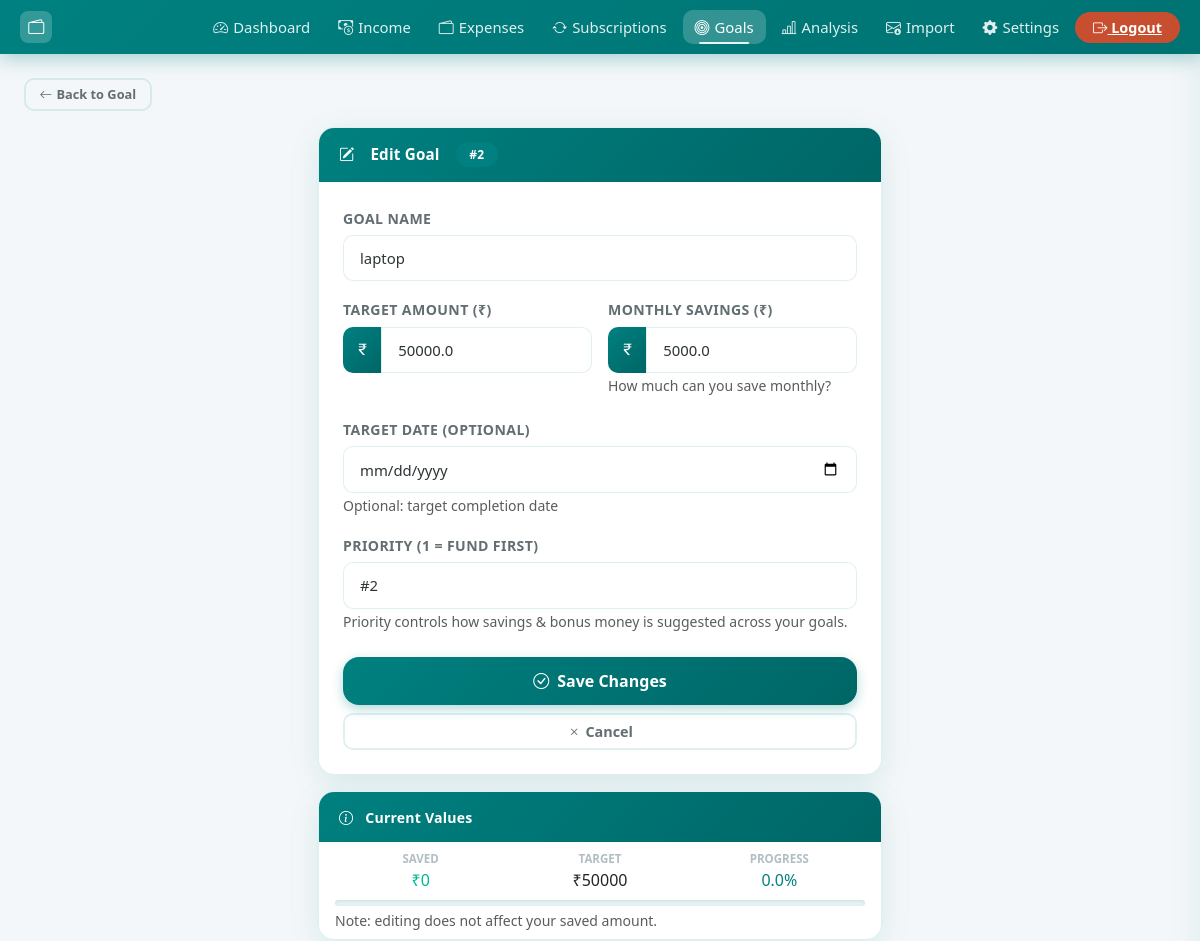
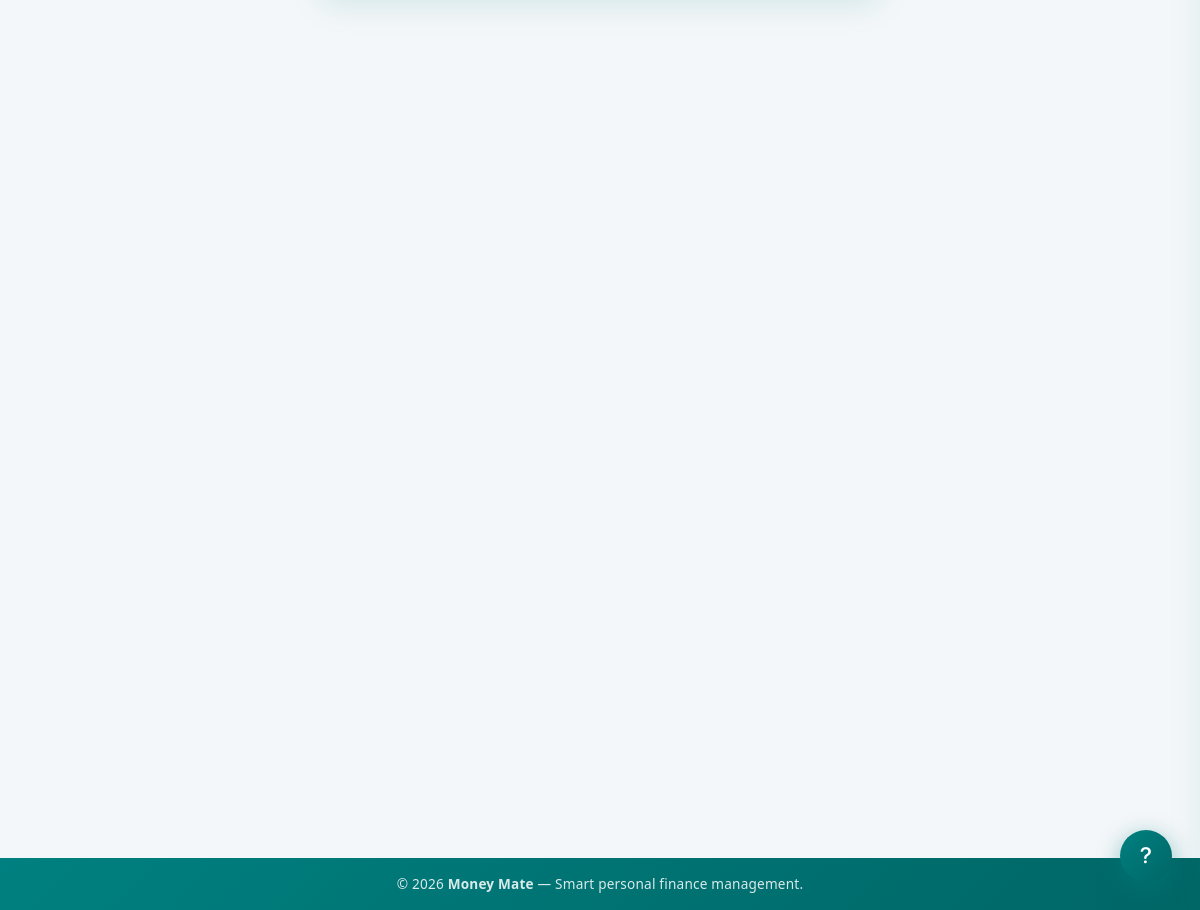
The page /goal/2/edit (signed in) on the database its author committed (2 pictures, top to bottom).
### models.py (models this page shows, shortened)
class Goal(db.Model):
    id = db.Column(db.Integer, primary_key=True)
    user_id = db.Column(db.Integer, db.ForeignKey('user.id'), nullable=False)
    name = db.Column(db.String(200), nullable=False)
    target_amount = db.Column(db.Float, nullable=False)
    saved_amount = db.Column(db.Float, default=0.0)
    monthly_savings = db.Column(db.Float, default=0.0)
    target_date = db.Column(db.DateTime, nullable=True)
    priority = db.Column(db.String(10), default='medium', nullable=False)
    created_at = db.Column(db.DateTime, default=_now)
    @property
    def progress_percentage(self):
        if self.target_amount == 0:
            return 0
        return min(100, (self.saved_amount / self.target_amount) * 100)

### app.py (the view)
@app.route("/goal/<int:id>/edit", methods=["GET", "POST"])
@login_required
def edit_goal(id):
    goal = db.get_or_404(Goal, id)
    if goal.user_id != current_user.id:
        flash("Unauthorized access.", "danger")
        return redirect(url_for("goals"))
    form = GoalForm()
    if form.validate_on_submit():
        goal.name = form.name.data
        goal.target_amount = form.target_amount.data
        goal.monthly_savings = form.monthly_savings.data
        goal.target_date = form.target_date.data
        goal.priority = form.priority.data
        db.session.commit()
        flash("Goal updated successfully!", "success")
        return redirect(url_for("goal_detail", id=goal.id))
    elif request.method == "GET":
        form.name.data = goal.name
        form.target_amount.data = goal.target_amount
        form.monthly_savings.data = goal.monthly_savings
        form.target_date.data = goal.target_date
        form.priority.data = str(goal.priority)
    return render_template("edit_goal.html", form=form, goal=goal)

### forms.py
class GoalForm(FlaskForm):
    name = StringField('Goal Name', validators=[DataRequired(), Length(max=200)])
    target_amount = FloatField('Target Amount (₹)', validators=[DataRequired(), NumberRange(min=1)])
    monthly_savings = FloatField('Monthly Savings (₹)', validators=[DataRequired(), NumberRange(min=0)])
    target_date = DateField('Target Date (Optional)', validators=[Optional()], format='%Y-%m-%d')
    priority = SelectField('Priority (1 = fund first)', choices=[(str(i), f'#{i}') for i in range(1, 11)], default='1')
    submit = SubmitField('Create Goal')

### app.py (called while the page is built)
@login_manager.user_loader
def load_user(user_id):
    return db.session.get(User, int(user_id))

### templates/edit_goal.html (shortened to what this page needs)
{% extends "base.html" %}
{% block content %}
<div class="mb-3 reveal">
  <a href="{{ url_for('goal_detail', id=goal.id) }}" class="btn btn-outline-secondary btn-sm">
    <i class="bi bi-arrow-left me-1"></i>Back to Goal
  </a>
</div>
<div class="row justify-content-center">
  <div class="col-lg-6">
    <div class="card reveal reveal-delay-1">
      <div class="card-header">
        <i class="bi bi-pencil-square me-2"></i>Edit Goal
        <span class="badge ms-2" style="background:#008080;font-size:0.75rem;">#{{ goal.priority }}</span>
      </div>
      <div class="card-body p-4">
        <form method="POST">
          <div class="mb-3">
            {{ form.name.label(class="form-label") }}
            {{ form.name(class="form-control", placeholder="e.g., Buy a Laptop, Emergency Fund, Vacation") }}
          </div>
          <div class="row g-3 mb-3">
            <div class="col-md-6">
              {{ form.target_amount.label(class="form-label") }}
              <div class="input-group">
                <span class="input-group-text"><i class="bi bi-currency-rupee"></i></span>
                {{ form.target_amount(class="form-control", type="number", step="0.01", placeholder="50000", id="edit_target") }}
              </div>
            </div>
            <div class="col-md-6">
              {{ form.monthly_savings.label(class="form-label") }}
              <div class="input-group">
                <span class="input-group-text"><i class="bi bi-currency-rupee"></i></span>
                {{ form.monthly_savings(class="form-control", type="number", step="0.01", placeholder="2000", id="edit_monthly") }}
              </div>
              <small class="text-muted">How much can you save monthly?</small>
            </div>
          </div>
          <div class="mb-3">
            {{ form.target_date.label(class="form-label") }}
            {{ form.target_date(class="form-control", type="date") }}
            <small class="text-muted">Optional: target completion date</small>
          </div>
          <div class="mb-4">
            {{ form.priority.label(class="form-label") }}
            {{ form.priority(class="form-select") }}
            <small class="text-muted">Priority controls how savings &amp; bonus money is suggested across your goals.</small>
          </div>
          <div class="d-grid gap-2">
            <button type="submit" class="btn btn-primary btn-lg">
              <i class="bi bi-check-circle me-2"></i>Save Changes
            </button>
            <a href="{{ url_for('goal_detail', id=goal.id) }}" class="btn btn-outline-secondary">
              <i class="bi bi-x me-1"></i>Cancel
            </a>
          </div>
        </form>
      </div>
    </div>
    <div class="card mt-3 reveal reveal-delay-2">
      <div class="card-header" style="font-size:0.88rem;"><i class="bi bi-info-circle me-1"></i>Current Values</div>
      <div class="card-body py-2">
        <div class="row g-2 text-center">
          <div class="col-4">
            <div style="font-size:0.72rem;color:var(--text-muted);text-transform:uppercase;font-weight:700;">Saved</div>
            <div class="fw-700" style="color:#00b894;">₹{{ "%.0f"|format(goal.saved_amount) }}</div>
          </div>
          <div class="col-4">
            <div style="font-size:0.72rem;color:var(--text-muted);text-transform:uppercase;font-weight:700;">Target</div>
            <div class="fw-700">₹{{ "%.0f"|format(goal.target_amount) }}</div>
          </div>
          <div class="col-4">
            <div style="font-size:0.72rem;color:var(--text-muted);text-transform:uppercase;font-weight:700;">Progress</div>
            <div class="fw-700" style="color:#008080;">{{ "%.1f"|format(goal.progress_percentage) }}%</div>
          </div>
        </div>
        <div class="progress mt-2" style="height:6px;">
        </div>
        <small class="text-muted d-block mt-1">Note: editing does not affect your saved amount.</small>
      </div>
    </div>
  </div>
</div>
{% endblock %}

### static/style.css (style rules this page uses)
:root { --brand-primary: #008080; --brand-secondary: #80BFBF; --brand-accent: #00b894; --brand-danger: #FF924D; --brand-warning: #f39c12; --brand-info: #0984e3; --gradient-brand: linear-gradient(135deg, #008080 0%, #006666 100%); --gradient-green: linear-gradient(135deg, #00b894 0%, #55efc4 100%); --gradient-red: linear-gradient(135deg, #FF924D 0%, #FFB380 100%); --gradient-orange: linear-gradient(135deg, #f39c12 0%, #fdcb6e 100%); --gradient-blue: linear-gradient(135deg, #0984e3 0%, #74b9ff 100%); --bg-page: #f4f7f9; --bg-card: rgba(255, 255, 255, 0.97); --bg-card-hover: #fff; --text-primary: #2d3436; --text-secondary: #636e72; --text-muted: #b2bec3; --border-color: rgba(0, 128, 128, 0.12); --shadow-sm: 0 2px 12px rgba(0, 128, 128, 0.08); --shadow-md: 0 8px 30px rgba(0, 128, 128, 0.12); --shadow-lg: 0 20px 50px rgba(0, 128, 128, 0.18); --shadow-hover: 0 15px 40px rgba(0, 128, 128, 0.22); --radius-sm: 10px; --radius-md: 16px; --radius-lg: 24px; --radius-pill: 50px; --transition: all 0.28s cubic-bezier(0.4, 0, 0.2, 1); }
html { scroll-behavior: smooth; }
*, *::before, *::after { box-sizing: border-box; }
body { background: var(--bg-page); font-family: 'Segoe UI', system-ui, -apple-system, sans-serif; color: var(--text-primary); min-height: 100vh; display: flex; flex-direction: column; transition: background 0.3s, color 0.3s; }
.card { border: 1px solid var(--border-color); border-radius: var(--radius-md); background: var(--bg-card); box-shadow: var(--shadow-md); transition: var(--transition); overflow: hidden; }
.card-header { background: var(--gradient-brand); color: white; font-weight: 600; font-size: 0.95rem; padding: 0.9rem 1.25rem; border: none; display: flex; align-items: center; gap: 8px; letter-spacing: 0.2px; }
.btn { border-radius: var(--radius-sm); font-weight: 600; font-size: 0.9rem; transition: var(--transition); position: relative; overflow: hidden; border: none; cursor: pointer; }
.btn::after { content: ''; position: absolute; inset: 0; background: rgba(255,255,255,0); transition: var(--transition); }
.btn-primary { background: var(--gradient-brand); color: white; box-shadow: 0 4px 12px rgba(0, 128, 128, 0.3); }
.btn-outline-secondary { border: 2px solid var(--border-color); color: var(--text-secondary); background: transparent; }
.btn-sm { font-size: 0.8rem; padding: 0.3rem 0.85rem; }
.btn-lg { padding: 0.75rem 2rem; font-size: 1rem; border-radius: var(--radius-md); }
.badge { font-size: 0.75rem; font-weight: 600; padding: 0.4rem 0.85rem; border-radius: var(--radius-pill); letter-spacing: 0.2px; }
.form-control, .form-select { border-radius: var(--radius-sm); border: 1.5px solid var(--border-color); padding: 0.7rem 1rem; font-size: 0.93rem; color: var(--text-primary); background: white; transition: var(--transition); }
.form-label { font-weight: 600; font-size: 0.88rem; color: var(--text-secondary); margin-bottom: 6px; text-transform: uppercase; letter-spacing: 0.4px; }
.input-group-text { background: var(--gradient-brand); color: white; border: none; border-radius: var(--radius-sm) 0 0 var(--radius-sm); font-size: 0.95rem; }
.progress { border-radius: var(--radius-pill); background: rgba(0, 128, 128, 0.1); overflow: hidden; box-shadow: inset 0 1px 3px rgba(0,0,0,0.08); }
.reveal { opacity: 0; transform: translateY(24px); transition: opacity 0.55s cubic-bezier(0.4,0,0.2,1), transform 0.55s cubic-bezier(0.4,0,0.2,1); }
.reveal.revealed { opacity: 1; transform: translateY(0); }
.reveal-delay-1 { transition-delay: 0.08s; }
.reveal-delay-2 { transition-delay: 0.16s; }
.btn { position: relative; overflow: hidden; }
.form-control, .form-select { transition: border-color 0.22s ease, box-shadow 0.22s ease, transform 0.18s ease; }
body { padding-left: env(safe-area-inset-left, 0px); padding-right: env(safe-area-inset-right, 0px); }

### rows shown on the page
Goal: priority "2", name "laptop", target_amount "50000.0", monthly_savings "5000.0", priority "#2", saved_amount "0", target_amount "50000", progress_percentage "0.0"
